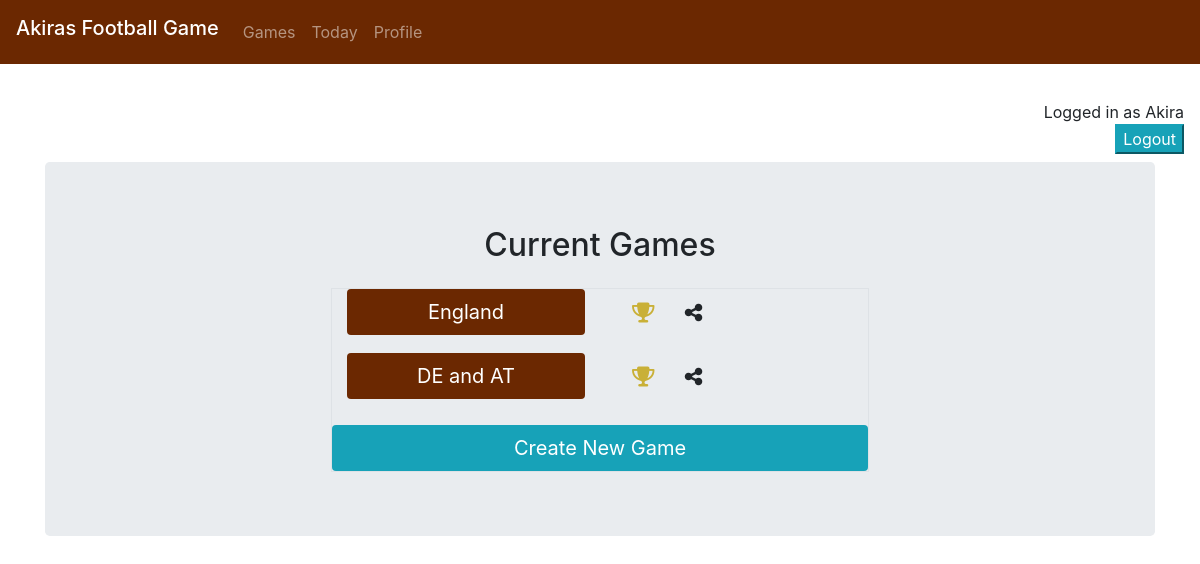
Before: /games (signed in) with the older database file.
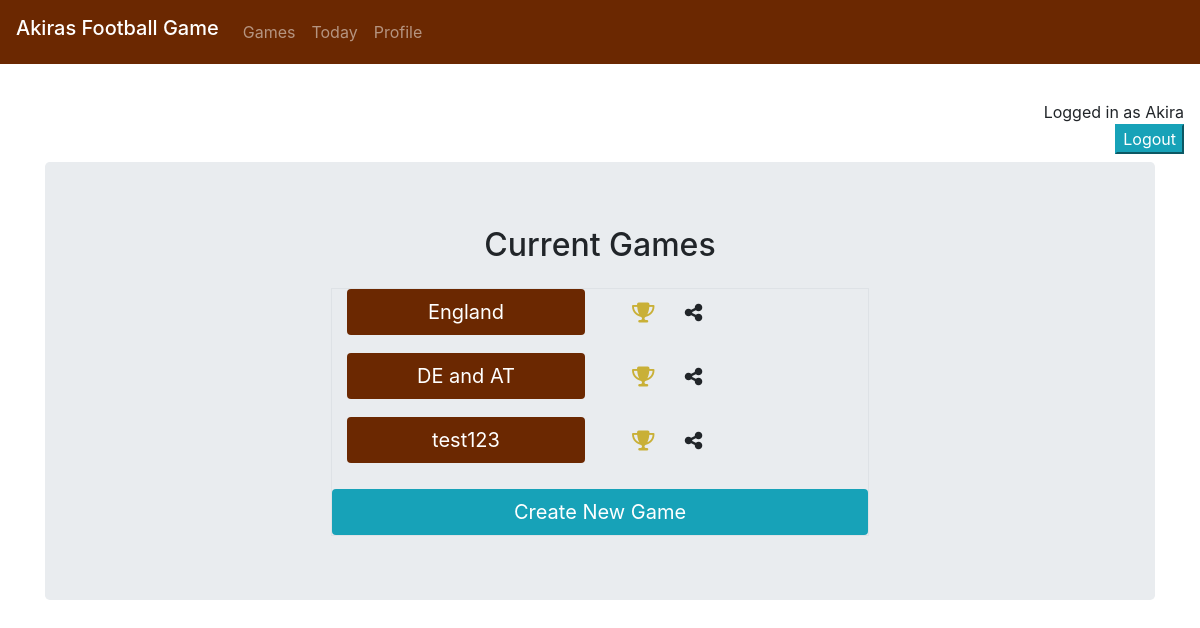
After: the same page with the newer database file.
### game/models.py (models this page shows, shortened)
class Game(models.Model):
    name = models.CharField(max_length=128, null=False)
    leagues = models.ManyToManyField(League, through='Game_Leagues')
    pts_exact = models.IntegerField(blank=False, null=False)
    pts_difference = models.IntegerField(blank=False, null=False)
    pts_winner = models.IntegerField(blank=False, null=False)
    pts_wrong = models.IntegerField(blank=False, null=False)
    creator = models.ForeignKey('Player', on_delete=models.CASCADE, related_name='creator')
    players = models.ManyToManyField('Player', through='Player_Games') # all players in the game

### game/views.py (the view)
# urls.py: path('games', views.GamesView.as_view(), name='games'),
class GamesView(LoginRequiredMixin, View):
    template = 'game/games.html'
    def get(self, request):
        games = Game.objects.all().filter(Q(players__user__username=request.user) & Q(player_games__status=2)) # All active games of a player
        invitations = Game.objects.all().filter(Q(players__user__username=request.user) & Q(player_games__status=3)) # All games the player is invited to
        ctx = {'games' : games, 'invitations' : invitations }
        return render(request, self.template, ctx)

### game/templates/game/games.html (shortened to what this page needs)
{% extends "game/base.html" %}
{% block content %}
<div class="container">
    <div class="jumbotron">
        <p class="h2 text-center mb-4">Current Games</p>
        <div class="row mt-2">
            <div class="col-md-6 offset-md-3 text-center border">
                {% for game in games %}
                    <div class="row mb-3">
                        <div class="col-6"><a class="btn-info btn-lg btn-block rounded text-center" style="background-color: #6b2801;" href="{% url 'gamedetail' game.id %}">{{game.name}}</a></div>
                        <div class="col-1 text-center"><a class="btn btn-lg bg-transparent" href="{% url 'ranking' game.id %}"><span style="color:#C9B037";><i class="fas fa-trophy"></i></span></a></div>
                        <div class="col-1 text-center ml-2"><a class="btn btn-lg bg-transparent" href="{% url 'invite' game.id %}"><i class="fas fa-share-alt"></i></a></div>
                    </div>
                {% endfor %}
                    <div class="row mt-4">
                    <a href="new_game" class="btn-info btn-lg btn-block rounded text-center">Create New Game</a>
                    </div>
            </div>
        </div>
    </div>
</div>
{% endblock content %}

### game/templates/game/base.html (shortened to what this page needs)
{% load static %}
<!DOCTYPE html>
<html lang="en">
<head>
    <link rel="stylesheet" href="https://cdn.jsdelivr.net/npm/bootstrap@4.5.3/dist/css/bootstrap.min.css">
    <link rel="stylesheet" href="{% static 'game/game.css' %}">
</head>
<body>
     <nav class="navbar fixed-top navbar-expand-md navbar-dark" style="background-color: #6b2801;">
        <span class="navbar-brand h3">Akiras Football Game</span>
        <div class="collapse navbar-collapse" id="FullNavBar2">
            <ul class="navbar-nav">
                {% if user.is_authenticated %}
                    <li class="nav-item">
                        <a href="{% url 'games' %}" class="nav-link">Games</a>
                    </li>
                    <li class="nav-item">
                        <a href="{% url 'today' %}" class="nav-link">Today</a>
                    </li>
                    <li class="nav-item">
                        <a href="{% url 'profile' %}" class="nav-link">Profile</a>
                    </li>
                {% endif %}
            </ul>
        </div>
    </nav>
    {% if user.is_authenticated %}
        <div class="text-right mr-3 mb-2">Logged in as {{ user.username }}
            <form action ="{% url 'logout' %}" method="POST">
                <button type="submit" class="btn-info">Logout</button>
            </form>
        </div>
    {% endif %}
    {% block content %} {% endblock content %}
</body>
</html>

### game/static/game/game.css (style rules this page uses)
body { padding-top: 100px; }

Changed rows visible on the page:
added Game: name "test123"
